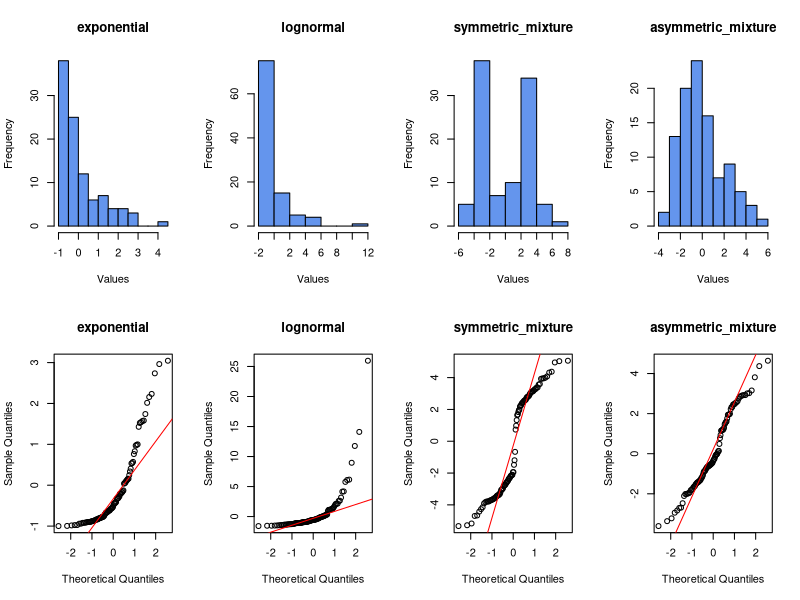

Write the R code that produced this figure. (Note: this script raises an error after producing the figure.)
set.seed(2025)
generate_data <- function(n, dist) {
  if (dist == "symmetric_mixture") {
    sample_indicator <- runif(n) < 0.5
    data <- ifelse(sample_indicator, 
                   rnorm(n, mean = -3), 
                   rnorm(n, mean = 3))
    return(data)
  } else if (dist == "asymmetric_mixture") {
    sample_indicator <- runif(n) < 0.7
    data <- ifelse(sample_indicator, 
                   rnorm(n, mean = -1), 
                   rnorm(n, mean = 2.3333))
    return(data)
  } else if (dist == "exponential") {
    return(rexp(n, rate = 1) - 1)
  } else if (dist == "lognormal") {
    return(rlnorm(n, meanlog = 0, sdlog = 1) - exp(0.5))
  } else {
    stop("Unknown distribution")
  }
}


distributions <- c("exponential", "lognormal", "symmetric_mixture", "asymmetric_mixture")
sample_sizes <- c(2:20, seq(22, 52, by = 5),seq(60, 500, by = 10))
sample_sizes <- c(2:50)

alpha <- 0.05
n_simulations <- 1000


results <- list()
for (dist in distributions) {
  results[[dist]] <- list()
  for (n in sample_sizes) {
    p_values <- replicate(n_simulations, {
      data <- generate_data(n, dist)
      t.test(data, mu = 0)$p.value
    })
    type1_error <- mean(p_values < alpha)
    results[[dist]][[as.character(n)]] <- list(
      p_values = p_values,
      type1_error = type1_error
    )
  }
}


library(ggplot2)

par(mfrow = c(2, length(distributions)))  
for (dist in distributions) {
  data <- generate_data(100, dist)
  hist(data, main = paste(dist), xlab = "Values", col = "cornflowerblue", border = "black")
}
for (dist in distributions) {
  data <- generate_data(100, dist)
  
  qqnorm(data, main = paste(dist))
  qqline(data, col = "red")
}

type1_error_df <- do.call(rbind, lapply(names(results), function(dist) {
  do.call(rbind, lapply(names(results[[dist]]), function(n) {
    error_rate <- results[[dist]][[n]]$type1_error
    ci <- compute_ci(error_rate, n_simulations)
    data.frame(
      Distribution = dist,
      Sample_Size = as.numeric(n),
      Type1_Error = error_rate,
      Lower_CI = ci["lower"],
      Upper_CI = ci["upper"]
    )
  }))
}))


custom_colors <- c("exponential" = "dodgerblue", 
                   "lognormal" = "indianred", 
                   "symmetric_mixture" = "cyan4", 
                   "asymmetric_mixture" = "lightsteelblue")
ggplot(type1_error_df, aes(x = Sample_Size, y = Type1_Error, color = Distribution, fill = Distribution)) +
  geom_line(size = 1) +  
  geom_point(size = 2) +  
  geom_hline(yintercept = alpha, linetype = "dashed", color = "black", size = 0.75) +  # 显著性水平线
  scale_x_continuous(breaks = seq(0, 
                                  max(type1_error_df$Sample_Size, na.rm = TRUE), 
                                  by = 50)) +
  scale_color_manual(values = custom_colors) +  # 设置折线颜色
  labs(
    title = "Type I Error Rate with Confidence Intervals",
    x = "Sample Size",
    y = "Type I Error Rate"
  ) +
  theme(
    legend.title=element_blank(),
    legend.position = c(1, 1),  
    legend.justification = c(1, 1),  
    # panel.grid.major = element_line(size = 0.5, color = "grey80"),
    # panel.grid.minor = element_line(size = 0.25, color = "grey90")
panel.grid=element_blank(),
 axis.line = element_line())







# library(tidyverse)
# threshold <- 0.01  # 允许的误差范围
# 
# stable_n <- type1_error_df %>%
#   filter(abs(Type1_Error - alpha) < threshold & Lower_CI <= alpha & Upper_CI >= alpha) %>%
#   group_by(Distribution) %>%
#   summarize(Min_Sample_Size = min(Sample_Size))
# 
# print(stable_n)
# 
# 
# library(dplyr)

# # 假设检验辅助判断
# stable_test <- type1_error_df %>%
#   mutate(
#     # 计算 t 检验统计量
#     t_statistic = (Type1_Error - alpha) / sqrt((Type1_Error * (1 - Type1_Error)) / n_simulations),
#     # 计算双尾 p 值
#     p_value = 2 * pt(-abs(t_statistic), df = n_simulations - 1)
#   ) %>%
#   group_by(Distribution) %>%
#   filter(p_value > 0.05) %>%  # 找到无法拒绝 H0 的点
#   summarize(Min_Sample_Size = min(Sample_Size))  # 最小样本量
# 
# print(stable_test)


tolerance_range <- c(0.045, 0.055)  
window_size <- 3

find_stable_sample_size <- function(results, tolerance_range, window_size) {
  stable_sizes <- lapply(names(results), function(dist) {
    sample_sizes <- as.numeric(names(results[[dist]]))
    errors <- sapply(results[[dist]], function(x) x$type1_error)
    
    for (i in seq_along(sample_sizes)) {
      if (i + window_size - 1 > length(sample_sizes)) break
      window <- errors[i:(i + window_size - 1)]
      if (all(window >= tolerance_range[1] & window <= tolerance_range[2])) {
        return(data.frame(
          Distribution = dist,
          Stable_Sample_Size = sample_sizes[i],
          Window_Start = i,
          Window_End = i + window_size - 1
        ))
      }
    }
    return(data.frame(
      Distribution = dist,
      Stable_Sample_Size = NA,  
      Window_Start = NA,
      Window_End = NA
    ))
  })
  do.call(rbind, stable_sizes)
}

stable_sample_sizes <- find_stable_sample_size(results, tolerance_range, window_size)
stable_sample_sizes



